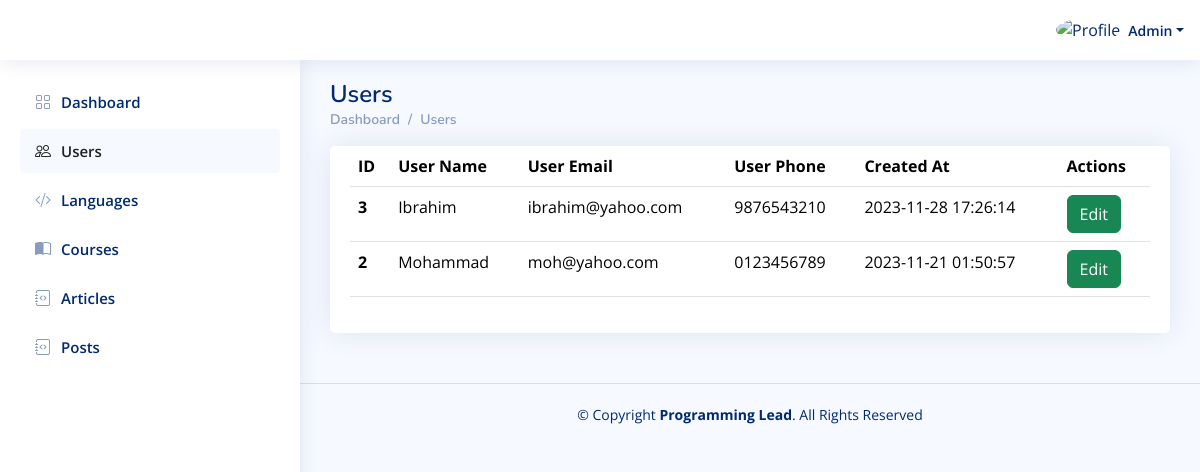
Page /Admin_Dashboard/Users.php (signed in) on the committed database.
### tables this page shows
CREATE TABLE `users` (
  `id` int(11) NOT NULL,
  `user_type_id` int(11) DEFAULT NULL,
  `name` varchar(255) NOT NULL,
  `email` varchar(255) NOT NULL,
  `password` varchar(255) NOT NULL,
  `phone` varchar(255) NOT NULL,
  `image` varchar(255) DEFAULT 'Reader-Images/userDefault.png',
  `active` int(11) NOT NULL DEFAULT 1,
  `created_at` datetime NOT NULL DEFAULT current_timestamp()
);

### Admin_Dashboard/Users.php (the view, shortened to what this page needs)
<?php
include "../Connect.php";
$A_ID = $_SESSION['A_Log'];
if (!$A_ID) {
    echo '<script language="JavaScript">
     document.location="../Adminlogin.php";
    </script>';
} else {
    $sql1 = mysqli_query($con, "select * from users where id='$A_ID'");
    $row1 = mysqli_fetch_array($sql1);
    $name = $row1['name'];
}
?>
<!DOCTYPE html>
<html lang="en">
  <head>
    <link
      href="assets/vendor/bootstrap/css/bootstrap.min.css"
      rel="stylesheet"
    />
    <link
      href="assets/vendor/bootstrap-icons/bootstrap-icons.css"
      rel="stylesheet"
    />
    <link href="assets/vendor/boxicons/css/boxicons.min.css" rel="stylesheet" />
    <link href="assets/vendor/quill/quill.snow.css" rel="stylesheet" />
    <link href="assets/vendor/quill/quill.bubble.css" rel="stylesheet" />
    <link href="assets/vendor/remixicon/remixicon.css" rel="stylesheet" />
    <link href="assets/vendor/simple-datatables/style.css" rel="stylesheet" />
    <link href="assets/css/style.css" rel="stylesheet" />
  </head>
  <body>
    <header id="header" class="header fixed-top d-flex align-items-center">
      <nav class="header-nav ms-auto">
        <ul class="d-flex align-items-center">
          <li class="nav-item dropdown pe-3">
            <a
              class="nav-link nav-profile d-flex align-items-center pe-0"
              href="#"
              data-bs-toggle="dropdown"
            >
              <img
                src="https://www.computerhope.com/jargon/g/guest-user.png"
                alt="Profile"
                class="rounded-circle"
              />
              <span class="d-none d-md-block dropdown-toggle ps-2"><?php echo $name ?></span> </a
            >
          </li>
        </ul>
      </nav>
    </header>
    <?php require './Aside-Nav/Aside.php'?>
    <main id="main" class="main">
      <div class="pagetitle">
        <h1>Users</h1>
        <nav>
          <ol class="breadcrumb">
            <li class="breadcrumb-item"><a href="index.html">Dashboard</a></li>
            <li class="breadcrumb-item">Users</li>
          </ol>
        </nav>
      </div>
      <section class="section">
        <div class="row">
          <div class="col-lg-12">
            <div class="card">
              <div class="card-body">
                <table class="table datatable">
                  <thead>
                    <tr>
                      <th scope="col">ID</th>
                      <th scope="col">User Name</th>
                      <th scope="col">User Email</th>
                      <th scope="col">User Phone</th>
                      <th scope="col">Created At</th>
                      <th scope="col">Actions</th>
                    </tr>
                  </thead>
                  <tbody>
                  <?php
$sql1 = mysqli_query($con, "SELECT * from users WHERE user_type_id = 2 ORDER BY id DESC");
while ($row1 = mysqli_fetch_array($sql1)) {
    $user_id = $row1['id'];
    $name = $row1['name'];
    $email = $row1['email'];
    $phone = $row1['phone'];
    $created_at = $row1['created_at'];
    ?>
                    <tr>
                      <th scope="row"><?php echo $user_id ?></th>
                      <td><?php echo $name ?></td>
                      <td><?php echo $email ?></td>
                      <td><?php echo $phone ?></td>
                      <td><?php echo $created_at ?></td>
                      <td>
                        <a href="./Delte-User.php?user_id=<?php echo $user_id ?>" class="btn btn-success"
                          >Edit</a
                        >
                      </td>
                    </tr>
<?php }?>
                  </tbody>
                </table>
              </div>
            </div>
          </div>
        </div>
      </section>
    </main>
    <footer id="footer" class="footer">
      <div class="copyright">
        &copy; Copyright <strong><span>Programming Lead</span></strong
        >. All Rights Reserved
      </div>
    </footer>
  </body>
</html>

### Admin_Dashboard/assets/css/style.css (style rules this page uses)
:root { scroll-behavior: smooth; }
body { font-family: "Open Sans", sans-serif; background: #f6f9ff; color: #444444; }
a { color: #202020; text-decoration: none; }
h1, h2, h3, h4, h5, h6 { font-family: "Nunito", sans-serif; }
#main { margin-top: 60px; padding: 20px 30px; transition: all 0.3s; }
.pagetitle { margin-bottom: 10px; }
.pagetitle h1 { font-size: 24px; margin-bottom: 0; font-weight: 600; color: #012970; }
.card { margin-bottom: 30px; border: none; border-radius: 5px; box-shadow: 0px 0 30px rgba(1, 41, 112, 0.1); }
.card-body { padding: 0 20px 20px 20px; }
.breadcrumb { font-size: 14px; font-family: "Nunito", sans-serif; color: #899bbd; font-weight: 600; }
.breadcrumb a { color: #899bbd; transition: 0.3s; }
.breadcrumb .breadcrumb-item::before { color: #899bbd; }
.header { transition: all 0.5s; z-index: 997; height: 60px; box-shadow: 0px 2px 20px rgba(1, 41, 112, 0.1); background-color: #fff; padding-left: 20px; }
.header-nav ul { list-style: none; }
.header-nav>ul { margin: 0; padding: 0; }
.header-nav .nav-profile { color: #012970; }
.header-nav .nav-profile img { max-height: 36px; }
.header-nav .nav-profile span { font-size: 14px; font-weight: 600; }
@media (min-width: 1200px) { #main, #footer { margin-left: 300px; } }
.footer { padding: 20px 0; font-size: 14px; transition: all 0.3s; border-top: 1px solid #cddfff; }
.footer .copyright { text-align: center; color: #012970; }

### rows in the picture
users: name "Admin"
users: id "3", name "Ibrahim", email "ibrahim@yahoo.com", phone "9876543210", created_at "2023-11-28 17:26:14"
users: id "2", name "Mohammad", email "moh@yahoo.com", phone "0123456789", created_at "2023-11-21 01:50:57"
